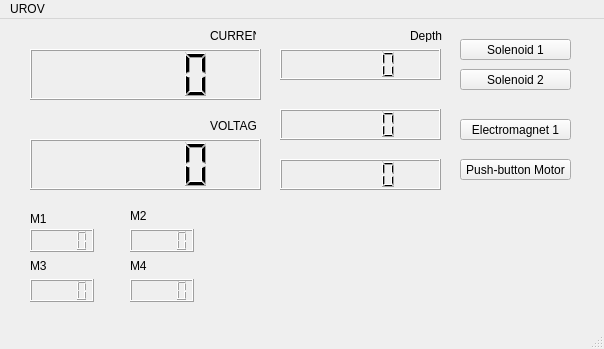
<?xml version="1.0" encoding="UTF-8"?>
<ui version="4.0">
 <class>MainWindow</class>
 <widget class="QMainWindow" name="MainWindow">
  <property name="geometry">
   <rect>
    <x>0</x>
    <y>0</y>
    <width>604</width>
    <height>349</height>
   </rect>
  </property>
  <property name="windowTitle">
   <string>MainWindow</string>
  </property>
  <widget class="QWidget" name="centralwidget">
   <widget class="QLCDNumber" name="lcdNumber">
    <property name="geometry">
     <rect>
      <x>30</x>
      <y>30</y>
      <width>231</width>
      <height>51</height>
     </rect>
    </property>
   </widget>
   <widget class="QLCDNumber" name="lcdNumber_2">
    <property name="geometry">
     <rect>
      <x>30</x>
      <y>120</y>
      <width>231</width>
      <height>51</height>
     </rect>
    </property>
   </widget>
   <widget class="QLabel" name="label">
    <property name="geometry">
     <rect>
      <x>210</x>
      <y>10</y>
      <width>46</width>
      <height>13</height>
     </rect>
    </property>
    <property name="text">
     <string>CURRENT</string>
    </property>
   </widget>
   <widget class="QLabel" name="label_2">
    <property name="geometry">
     <rect>
      <x>210</x>
      <y>100</y>
      <width>46</width>
      <height>13</height>
     </rect>
    </property>
    <property name="text">
     <string>VOLTAGE</string>
    </property>
   </widget>
   <widget class="QLCDNumber" name="lcdNumber_3">
    <property name="geometry">
     <rect>
      <x>30</x>
      <y>210</y>
      <width>64</width>
      <height>23</height>
     </rect>
    </property>
   </widget>
   <widget class="QLCDNumber" name="lcdNumber_4">
    <property name="geometry">
     <rect>
      <x>130</x>
      <y>210</y>
      <width>64</width>
      <height>23</height>
     </rect>
    </property>
   </widget>
   <widget class="QLCDNumber" name="lcdNumber_5">
    <property name="geometry">
     <rect>
      <x>30</x>
      <y>260</y>
      <width>64</width>
      <height>23</height>
     </rect>
    </property>
   </widget>
   <widget class="QLCDNumber" name="lcdNumber_6">
    <property name="geometry">
     <rect>
      <x>130</x>
      <y>260</y>
      <width>64</width>
      <height>23</height>
     </rect>
    </property>
   </widget>
   <widget class="QLabel" name="label_3">
    <property name="geometry">
     <rect>
      <x>30</x>
      <y>190</y>
      <width>46</width>
      <height>20</height>
     </rect>
    </property>
    <property name="text">
     <string>M1</string>
    </property>
   </widget>
   <widget class="QLabel" name="label_4">
    <property name="geometry">
     <rect>
      <x>130</x>
      <y>190</y>
      <width>46</width>
      <height>13</height>
     </rect>
    </property>
    <property name="text">
     <string>M2</string>
    </property>
   </widget>
   <widget class="QLabel" name="label_5">
    <property name="geometry">
     <rect>
      <x>30</x>
      <y>240</y>
      <width>46</width>
      <height>13</height>
     </rect>
    </property>
    <property name="text">
     <string>M3</string>
    </property>
   </widget>
   <widget class="QLabel" name="label_6">
    <property name="geometry">
     <rect>
      <x>130</x>
      <y>240</y>
      <width>46</width>
      <height>13</height>
     </rect>
    </property>
    <property name="text">
     <string>M4</string>
    </property>
   </widget>
   <widget class="QPushButton" name="pushButton">
    <property name="geometry">
     <rect>
      <x>460</x>
      <y>20</y>
      <width>111</width>
      <height>21</height>
     </rect>
    </property>
    <property name="text">
     <string>Solenoid 1</string>
    </property>
   </widget>
   <widget class="QPushButton" name="pushButton_2">
    <property name="geometry">
     <rect>
      <x>460</x>
      <y>50</y>
      <width>111</width>
      <height>21</height>
     </rect>
    </property>
    <property name="text">
     <string>Solenoid 2</string>
    </property>
   </widget>
   <widget class="QPushButton" name="pushButton_3">
    <property name="geometry">
     <rect>
      <x>460</x>
      <y>100</y>
      <width>111</width>
      <height>21</height>
     </rect>
    </property>
    <property name="text">
     <string>Electromagnet 1</string>
    </property>
   </widget>
   <widget class="QPushButton" name="pushButton_4">
    <property name="geometry">
     <rect>
      <x>460</x>
      <y>140</y>
      <width>111</width>
      <height>21</height>
     </rect>
    </property>
    <property name="text">
     <string>Push-button Motor</string>
    </property>
   </widget>
   <widget class="QLCDNumber" name="lcdNumber_7">
    <property name="geometry">
     <rect>
      <x>280</x>
      <y>30</y>
      <width>161</width>
      <height>31</height>
     </rect>
    </property>
   </widget>
   <widget class="QLCDNumber" name="lcdNumber_8">
    <property name="geometry">
     <rect>
      <x>280</x>
      <y>90</y>
      <width>161</width>
      <height>31</height>
     </rect>
    </property>
   </widget>
   <widget class="QLCDNumber" name="lcdNumber_9">
    <property name="geometry">
     <rect>
      <x>280</x>
      <y>140</y>
      <width>161</width>
      <height>31</height>
     </rect>
    </property>
   </widget>
   <widget class="QLabel" name="label_7">
    <property name="geometry">
     <rect>
      <x>410</x>
      <y>10</y>
      <width>46</width>
      <height>13</height>
     </rect>
    </property>
    <property name="text">
     <string>Depth</string>
    </property>
   </widget>
   <widget class="QLabel" name="label_8">
    <property name="geometry">
     <rect>
      <x>380</x>
      <y>70</y>
      <width>46</width>
      <height>13</height>
     </rect>
    </property>
    <property name="text">
     <string/>
    </property>
   </widget>
  </widget>
  <widget class="QMenuBar" name="menubar">
   <property name="geometry">
    <rect>
     <x>0</x>
     <y>0</y>
     <width>604</width>
     <height>21</height>
    </rect>
   </property>
   <widget class="QMenu" name="menuUROV">
    <property name="title">
     <string>UROV</string>
    </property>
   </widget>
   <addaction name="menuUROV"/>
  </widget>
  <widget class="QStatusBar" name="statusbar"/>
 </widget>
 <resources/>
 <connections>
  <connection>
   <sender>pushButton</sender>
   <signal>clicked()</signal>
   <receiver>pushButton_2</receiver>
   <slot>animateClick()</slot>
   <hints>
    <hint type="sourcelabel">
     <x>515</x>
     <y>51</y>
    </hint>
    <hint type="destinationlabel">
     <x>515</x>
     <y>81</y>
    </hint>
   </hints>
  </connection>
 </connections>
</ui>
